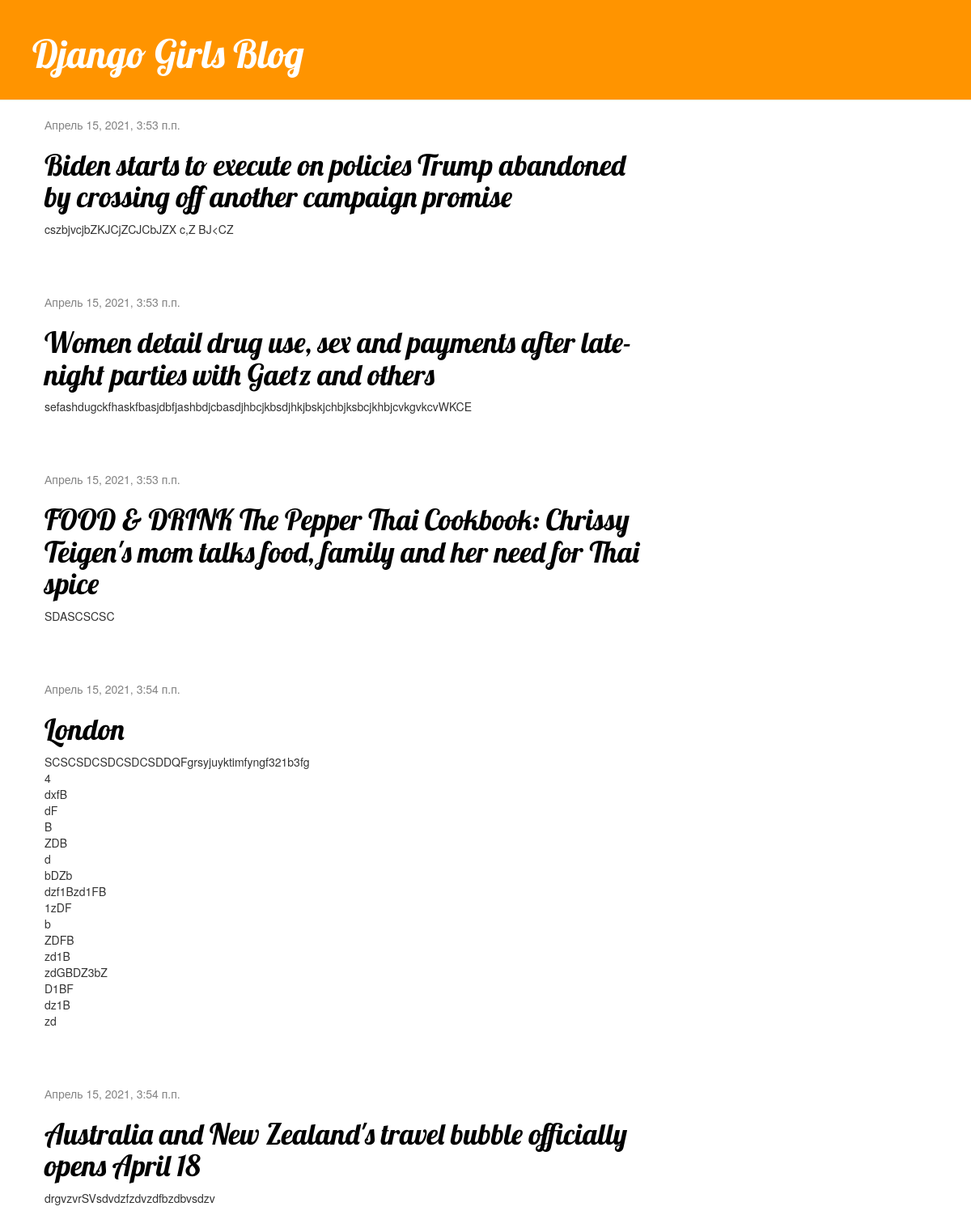
The page / on the database its author committed.
### blog/models.py (models this page shows, shortened)
class Post(models.Model):
    author = models.ForeignKey(settings.AUTH_USER_MODEL, on_delete=models.CASCADE)
    title = models.CharField(max_length=200)
    text = models.TextField()
    created_date = models.DateTimeField(default=timezone.now)
    published_date = models.DateTimeField(blank=True, null=True)

### blog/views.py (the view)
# urls.py: path('', views.post_list, name='post_list'),
def post_list(request):
    posts = Post.objects.filter(published_date__lte=timezone.now()).order_by('published_date')
    return render(request, 'blog/post_list.html', {'posts': posts})

### blog/templates/blog/post_list.html
{% extends 'blog/base.html' %}
{% block content %}
    {% for post in posts %}
        <div class="post">
            <div class="date">
                {{ post.published_date }}
            </div>
            <h1><a href="{% url 'post_detail' pk=post.pk %}">{{ post.title }}</a></h1>
            <p>{{ post.text|linebreaksbr }}</p>
        </div>
    {% endfor %}
{% endblock %}

### blog/templates/blog/base.html (shortened to what this page needs)
{% load static %}
<html>
<head>
    <link rel="stylesheet" href="//maxcdn.bootstrapcdn.com/bootstrap/3.2.0/css/bootstrap.min.css">
    <link rel="stylesheet" href="//maxcdn.bootstrapcdn.com/bootstrap/3.2.0/css/bootstrap-theme.min.css">
    <link rel="stylesheet" href="{% static 'css/blog.css' %}">
</head>
<body>
<div class="page-header">
    <h1><a href="/">Django Girls Blog</a></h1>
</div>
<div class="content container">
    <div class="row">
        <div class="col-md-8">
            {% block content %}
            {% endblock %}
        </div>
    </div>
</div>
</body>
</html>

### blog/static/css/blog.css (style rules this page uses)
.page-header { background-color: #ff9400; margin-top: 0; padding: 20px 20px 20px 40px; }
.page-header h1, .page-header h1 a, .page-header h1 a:visited, .page-header h1 a:active { color: #ffffff; font-size: 36pt; text-decoration: none; }
.content { margin-left: 40px; }
h1, h2, h3, h4 { font-family: 'Lobster', cursive; }
.date { color: #828282; }
.post { margin-bottom: 70px; }
.post h1 a, .post h1 a:visited { color: #000000; }

### rows shown on the page
Post: published_date "Апрель 15, 2021, 3:53 п.п.", title "Biden starts to execute on policies Trump abandoned by crossing off another campaign promise", text "cszbjvcjbZKJCjZCJCbJZX c,Z BJ<CZ"
Post: published_date "Апрель 15, 2021, 3:53 п.п.", title "Women detail drug use, sex and payments after late-night parties with Gaetz and others", text "sefashdugckfhaskfbasjdbfjashbdjcbasdjhbcjkbsdjhkjbskjchbjksbcjkhbjcvkgvkcvWKCE"
Post: published_date "Апрель 15, 2021, 3:53 п.п.", title "FOOD & DRINK The Pepper Thai Cookbook: Chrissy Teigen's mom talks food, family and her need for Thai spice", text "SDASCSCSC"
Post: published_date "Апрель 15, 2021, 3:54 п.п.", title "London", text "SCSCSDCSDCSDCSDDQFgrsyjuyktimfyngf321b3fg 4 dxfB dF B ZDB d bDZb dzf1Bzd1FB 1zDF b ZDFB zd1B zdGBDZ3bZ D1BF dz1B zd"
Post: published_date "Апрель 15, 2021, 3:54 п.п.", title "Australia and New Zealand's travel bubble officially opens April 18", text "drgvzvrSVsdvdzfzdvzdfbzdbvsdzv"
